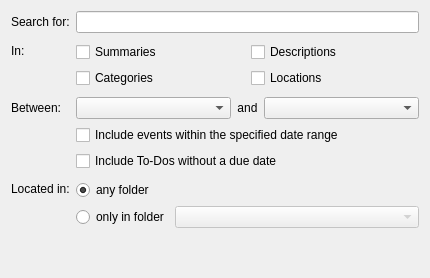
<?xml version="1.0" encoding="UTF-8"?>
<ui version="4.0">
 <class>SearchWidget</class>
 <widget class="QWidget" name="SearchWidget">
  <property name="geometry">
   <rect>
    <x>0</x>
    <y>0</y>
    <width>430</width>
    <height>278</height>
   </rect>
  </property>
  <layout class="QFormLayout" name="formLayout">
   <item row="0" column="0">
    <widget class="QLabel" name="label">
     <property name="text">
      <string>Search for:</string>
     </property>
    </widget>
   </item>
   <item row="0" column="1">
    <widget class="KLineEdit" name="searchText">
     <property name="showClearButton" stdset="0">
      <bool>true</bool>
     </property>
    </widget>
   </item>
   <item row="1" column="0">
    <widget class="QLabel" name="label_2">
     <property name="text">
      <string>In:</string>
     </property>
    </widget>
   </item>
   <item row="1" column="1">
    <widget class="QWidget" name="widget" native="true">
     <layout class="QGridLayout" name="gridLayout">
      <property name="leftMargin">
       <number>0</number>
      </property>
      <property name="topMargin">
       <number>3</number>
      </property>
      <property name="rightMargin">
       <number>0</number>
      </property>
      <property name="bottomMargin">
       <number>3</number>
      </property>
      <item row="0" column="0">
       <widget class="QCheckBox" name="inSummaries">
        <property name="text">
         <string>Summaries</string>
        </property>
       </widget>
      </item>
      <item row="0" column="1">
       <widget class="QCheckBox" name="inDescriptions">
        <property name="text">
         <string>Descriptions</string>
        </property>
       </widget>
      </item>
      <item row="1" column="0">
       <widget class="QCheckBox" name="inCategories">
        <property name="text">
         <string>Categories</string>
        </property>
       </widget>
      </item>
      <item row="1" column="1">
       <widget class="QCheckBox" name="inLocations">
        <property name="text">
         <string>Locations</string>
        </property>
       </widget>
      </item>
     </layout>
    </widget>
   </item>
   <item row="2" column="0">
    <widget class="QLabel" name="label_3">
     <property name="text">
      <string>Between:</string>
     </property>
    </widget>
   </item>
   <item row="2" column="1">
    <layout class="QHBoxLayout" name="horizontalLayout" stretch="1,0,1">
     <item>
      <widget class="KDateComboBox" name="startDate">
       <property name="enabled">
        <bool>true</bool>
       </property>
      </widget>
     </item>
     <item>
      <widget class="QLabel" name="label_4">
       <property name="sizePolicy">
        <sizepolicy hsizetype="Preferred" vsizetype="Preferred">
         <horstretch>0</horstretch>
         <verstretch>0</verstretch>
        </sizepolicy>
       </property>
       <property name="text">
        <string>and</string>
       </property>
       <property name="alignment">
        <set>Qt::AlignCenter</set>
       </property>
      </widget>
     </item>
     <item>
      <widget class="KDateComboBox" name="endDate">
       <property name="enabled">
        <bool>true</bool>
       </property>
      </widget>
     </item>
    </layout>
   </item>
   <item row="3" column="1">
    <widget class="QCheckBox" name="includeDateRange">
     <property name="text">
      <string>Include events within the specified date range</string>
     </property>
    </widget>
   </item>
   <item row="4" column="1">
    <widget class="QCheckBox" name="includeTodosWithoutDueDate">
     <property name="text">
      <string>Include To-Dos without a due date</string>
     </property>
    </widget>
   </item>
   <item row="5" column="0">
    <widget class="QLabel" name="label_5">
     <property name="text">
      <string>Located in:</string>
     </property>
    </widget>
   </item>
   <item row="5" column="1">
    <widget class="QWidget" name="widget_2" native="true">
     <layout class="QGridLayout" name="gridLayout_2" columnstretch="0,1">
      <property name="leftMargin">
       <number>0</number>
      </property>
      <property name="topMargin">
       <number>3</number>
      </property>
      <property name="rightMargin">
       <number>0</number>
      </property>
      <property name="bottomMargin">
       <number>3</number>
      </property>
      <item row="0" column="0">
       <widget class="QRadioButton" name="locatedInAnyCollection">
        <property name="text">
         <string>any folder</string>
        </property>
        <property name="checked">
         <bool>true</bool>
        </property>
       </widget>
      </item>
      <item row="1" column="0">
       <widget class="QRadioButton" name="locatedInSpecificCollection">
        <property name="text">
         <string>only in folder</string>
        </property>
       </widget>
      </item>
      <item row="1" column="1">
       <widget class="Akonadi::CollectionComboBox" name="collectionCombo">
        <property name="enabled">
         <bool>false</bool>
        </property>
       </widget>
      </item>
     </layout>
    </widget>
   </item>
  </layout>
 </widget>
 <customwidgets>
  <customwidget>
   <class>KDateComboBox</class>
   <extends>QComboBox</extends>
   <header>kdatecombobox.h</header>
  </customwidget>
  <customwidget>
   <class>KLineEdit</class>
   <extends>QLineEdit</extends>
   <header>klineedit.h</header>
  </customwidget>
  <customwidget>
   <class>Akonadi::CollectionComboBox</class>
   <extends>QComboBox</extends>
   <header location="global">akonadi/collectioncombobox.h</header>
  </customwidget>
 </customwidgets>
 <resources/>
 <connections>
  <connection>
   <sender>locatedInSpecificCollection</sender>
   <signal>toggled(bool)</signal>
   <receiver>collectionCombo</receiver>
   <slot>setEnabled(bool)</slot>
   <hints>
    <hint type="sourcelabel">
     <x>138</x>
     <y>235</y>
    </hint>
    <hint type="destinationlabel">
     <x>217</x>
     <y>239</y>
    </hint>
   </hints>
  </connection>
 </connections>
</ui>
